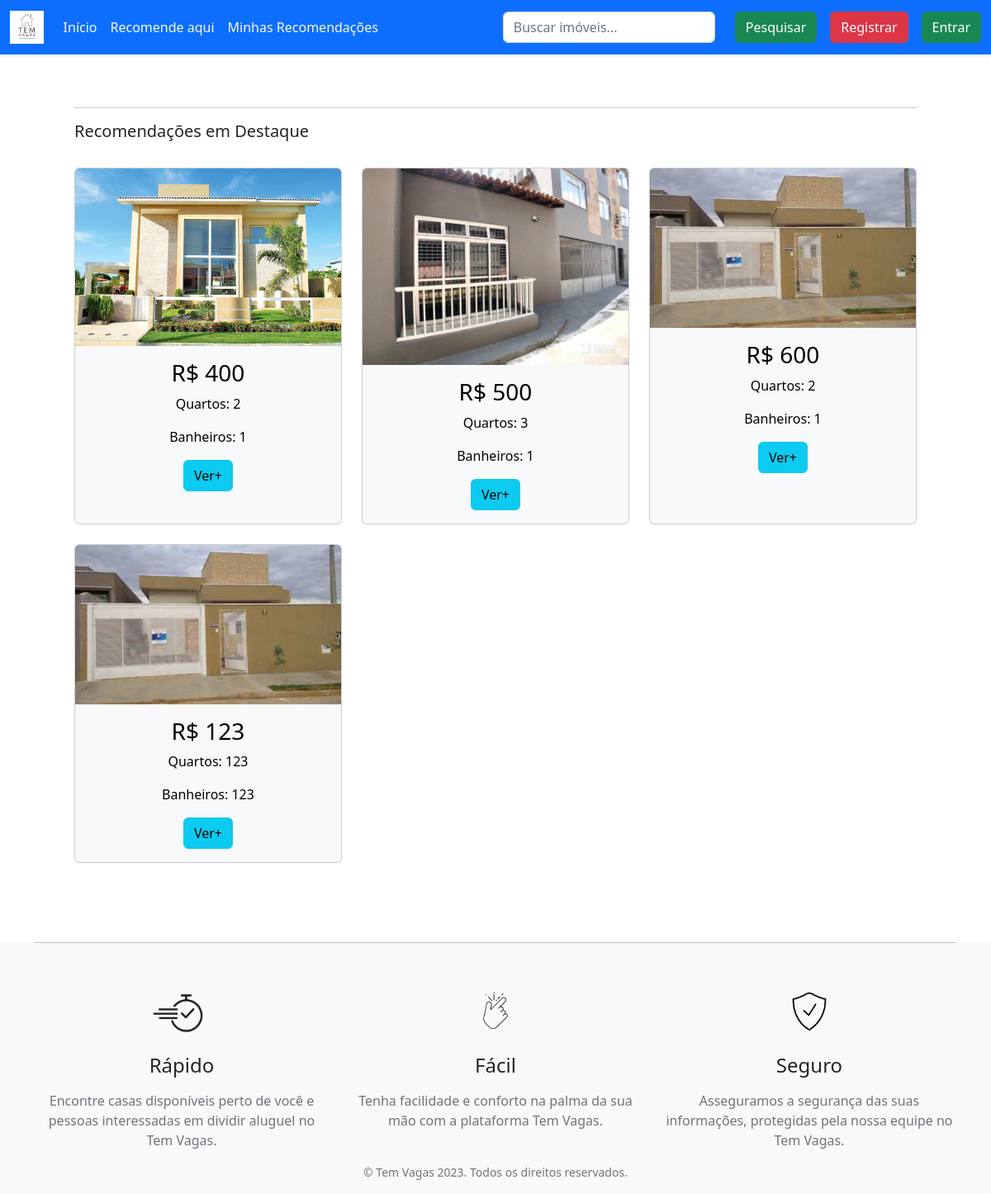
The page / on the database its author committed.
### posts_app/models.py (models this page shows, shortened)
class recomendacoes(models.Model):
    nome = models.CharField(max_length=100)
    telefone = models.IntegerField()
    tipo_imovel = models.CharField(max_length=100)
    endereco = models.CharField(max_length=255)
    logradouro = models.CharField(max_length=255)
    numero = models.IntegerField()
    bairro = models.CharField(max_length=255)
    cidade = models.CharField(max_length=255)
    estado = models.CharField(max_length=255)
    cep = models.IntegerField()
    valor_aluguel = models.IntegerField()
    quantidade_quartos = models.IntegerField()
    quantidade_banheiros = models.IntegerField()  # Use IntegerField for quantity fields
    descricao = models.TextField()  # "Descricao" should be lowercase "descricao"
    image = models.ImageField(upload_to='images/', blank=True, null=True)
    create_at = models.DateTimeField(auto_now_add=True)
    owner = models.ForeignKey('accounts.CustomUser', on_delete=models.CASCADE, null=True)
    class Meta:
        verbose_name = 'Imovel'
        verbose_name_plural = 'Imoveis'
        ordering = ['id']

### posts_app/views.py (the view)
# urls.py: path('', views.destaques, name='main-page'),
def destaques(request):
    template_name = 'main-page.html' # template
    posts = recomendacoes.objects.all() # query com todas as postagens
    context = { # cria context para chamar no template
        'imovel': posts # o primeiro 'posts' é o nome como ele vai ser chamado no html.
        }
    return render(request, template_name, context) # render

### posts_app/templates/main-page.html (shortened to what this page needs)
{% extends 'base.html' %}
{% block content %}
	<hr>
	<h5>Recomendações em Destaque</h5>
	<br>
	<div class="row row-cols-1 row-cols-md-3 g-4" >
		{% for imovel in imovel %}
			<div class="col">
				<div class="card h-100 text-bg-light">
					<img src="{{imovel.image.url}}" class="card-img-top" alt="...">
					<div class="card-body">
						<h3 class="text-center">R$ {{imovel.valor_aluguel}}</h3>
						<p class="text-center">Quartos: {{imovel.quantidade_quartos}}</p>
						<p class="text-center">Banheiros: {{imovel.quantidade_banheiros}}</p>
						<div class="text-center">
							<a class="btn btn-info" href="{% url 'recommendation-detail' imovel.id %}">Ver+</a>
						</div>
					</div>
				</div>
			</div>
		{% endfor %}
	</div>
{% endblock content %}

### rows shown on the page
recomendacoes: image (picture), valor_aluguel "400", quantidade_quartos "2", quantidade_banheiros "1"
recomendacoes: image (picture), valor_aluguel "500", quantidade_quartos "3", quantidade_banheiros "1"
recomendacoes: image (picture), valor_aluguel "600", quantidade_quartos "2", quantidade_banheiros "1"
recomendacoes: image (picture), valor_aluguel "123", quantidade_quartos "123", quantidade_banheiros "123"
